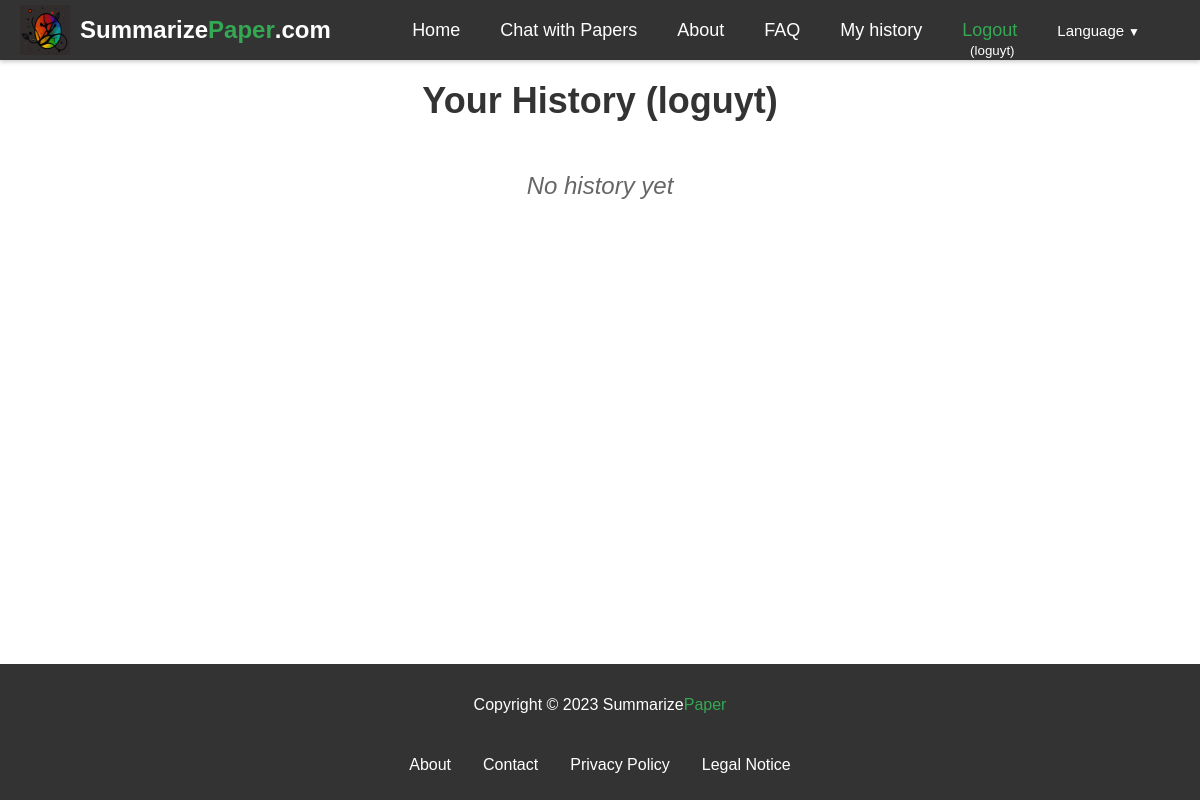
/history/ (signed in), run on an earlier commit of the app's database.
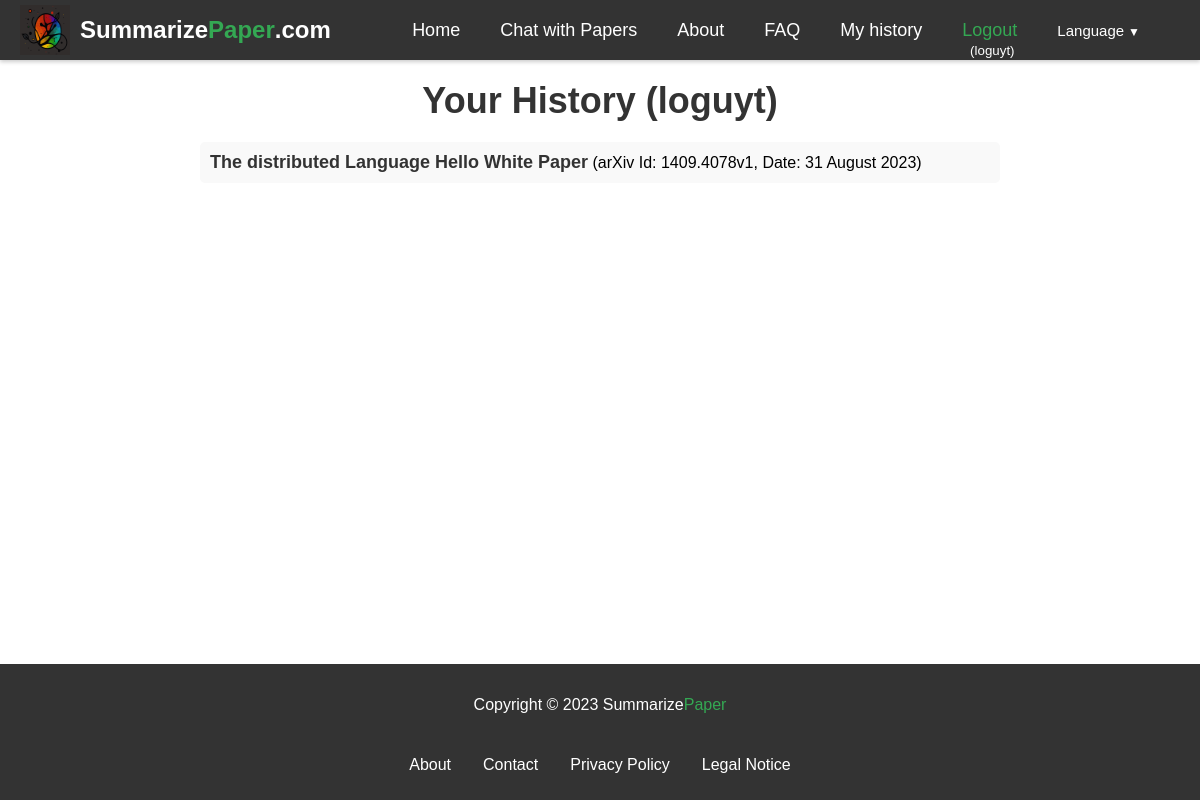
And on a later commit of the database.
### summarizer/models.py (models this page shows, shortened)
class ArxivPaper(models.Model):
    id = models.AutoField(primary_key=True)
    arxiv_id = models.CharField(max_length=20, unique=True)
    created = models.DateTimeField(auto_now_add=True)
    updated = models.DateTimeField(auto_now=True)
    title = models.CharField(max_length=400, blank=True, null=True)
    abstract = models.TextField(blank=True, null=True)
    authors = models.ManyToManyField(Author, blank=True, through='PaperAuthor')
    link_doi = models.URLField(blank=True, null=True)
    link_homepage = models.URLField(blank=True, null=True)
    published_arxiv = models.DateField(blank=True, null=True)
    journal_ref = models.CharField(max_length=200, blank=True, null=True)
    comments = models.TextField(blank=True, null=True)
    license = models.CharField(max_length=400, blank=True, null=True)
    category = models.CharField(max_length=50, blank=True, null=True)
    updated_arxiv = models.DateField(blank=True, null=True)
    closest_papers = models.ManyToManyField('self', through='PaperScore', symmetrical=False, related_name='closest_to')

class PaperHistory(models.Model):
    id = models.AutoField(primary_key=True)
    arxiv_id = models.CharField(max_length=20)
    created = models.DateTimeField(auto_now_add=True)
    user = models.ForeignKey(User,blank=True, null=True, on_delete=models.CASCADE)
    ip_address = models.TextField(blank=True, null=True)
    lang = models.CharField(max_length=10,default='en')
    def __str__(self):
        return self.arxiv_id#+' '+self.user.username

### summarizer/views.py (the view)
# urls.py: path("history/", views.history, name="history"),
def history(request):
    stuff_for_frontend={}
    paper_history=[]
    if request.user.is_authenticated:
        auth=True
        history=PaperHistory.objects.filter(user=request.user).order_by('-created')
        print('history',history)
        for h in history:
            arxiv_paper = ArxivPaper.objects.filter(arxiv_id=h.arxiv_id).first()
            paperdate = h.created#.strftime('%d/%m/%Y')
            if arxiv_paper:
                paper_history.append({'arxiv_id': h.arxiv_id, 'title': arxiv_paper.title, 'date': paperdate})
            else:
                paper_history.append({'arxiv_id': h.arxiv_id, 'date': paperdate})
    else:
        auth=False
    stuff_for_frontend.update({
        'auth':auth,
        'paper_history':paper_history
    })
    return render(request, "summarizer/history.html", stuff_for_frontend)

### templates/summarizer/history.html (shortened to what this page needs)
{% extends 'base.html' %}
{% load static %}
{% load i18n %}
{% get_current_language as LANGUAGE_CODE %}
{% block content %}
{% if auth %}
<div class="history">
    <h1 class="history-title">{% trans 'Your History' %} ({{ user.username }})</h1>
{% if paper_history %}
<ul class="history-list">
{% for h in paper_history %}
{% if h.title %}
  <li class="history-item"><a href="/{{LANGUAGE_CODE}}/arxiv-id/{{ h.arxiv_id }}" class="history-link">{{ h.title }}</a> (arXiv Id: {{ h.arxiv_id }}, Date: {{ h.date|date:"j F Y" }})</li>
{% else %}
  <li class="history-item">arXiv Id: <a href="/{{LANGUAGE_CODE}}/arxiv-id/{{ h.arxiv_id }}" class="history-link">{{ h.arxiv_id }}</a> (Date: {{ h.date }})</li>
{% endif %}
{% endfor %}
</ul>
{% else %}
<p class="history-message">No history yet</p>
{% endif %}
{% else %}
<p class="history-message">{% trans 'You cannot access this page.' %}</p>
{% endif %}
</div>
{% endblock %}

### templates/base.html (shortened to what this page needs)
{% load static %}
{% load i18n %}
{% load rosetta %}
{% get_current_language as LANGUAGE_CODE %}
<!DOCTYPE html>
<html lang="{{ LANGUAGE_CODE }}">
<head>
  <link rel="stylesheet" href="https://cdnjs.cloudflare.com/ajax/libs/font-awesome/5.15.1/css/all.min.css"
>
</head>
<body>
  <div class="main-content">
  <nav class="navbar">
    <div class="logo-container">
      <img src="{% static 'summarizer/images/logo.png' %}" alt="Summarize Paper logo">
      <a href="/{{LANGUAGE_CODE}}" class="logo"><span>Summarize</span><span>Paper</span>.com</a>
    </div>
    <ul class="nav-links">
      <li><a href="/{{LANGUAGE_CODE}}">{% trans 'Home' %}</a></li>
      <li><a href="/{{LANGUAGE_CODE}}/chat">{% trans 'Chat with Papers' %}</a></li>
      <li><a href="/{{LANGUAGE_CODE}}/about">{% trans 'About' %}</a></li>
      <li><a href="/{{LANGUAGE_CODE}}/faq">{% trans 'FAQ' %}</a></li>
      {% if request.user.is_authenticated %}
      <li><a href="/{{LANGUAGE_CODE}}/history">{% trans 'My history' %}</a></li>
      <li style="height: 15px; display: flex; align-items: center;">
        <div style="display: flex; flex-direction: column; align-items: center;height: 100%;">
          <a href="/{{LANGUAGE_CODE}}/logout" style="color:#34a853">{% trans 'Logout' %}</a>
          <span style="margin-left: 5px;"><small>({{ request.user.username }})</small></span>
        </div>
      </li>
      {% else %}
          <li><a href="/{{LANGUAGE_CODE}}/login" style="color:#34a853">{% trans 'Login' %}</a></li>
      {% endif %}
      <li>
        <div class="dropdown">
  <a class="dropdown-toggle" href="#" id="navbarDropdown" role="button" data-toggle="dropdown" aria-haspopup="true" aria-expanded="false">
    <small>{% trans 'Language' %}<span class="dropdown-arrow">&#9660;</span></small>
  </a>
    {% get_current_language as LANGUAGE_CODE %}
    {% get_available_languages as LANGUAGES %}
    {% get_language_info_list for LANGUAGES as languages %}
</div>
    </li>
    </ul>
  </nav>
  {% block content %}
  {% endblock %}
  </div>
  <footer>
    <div class="container">
      <p>Copyright © 2023 Summarize<span style="color:#34a853">Paper</span></p>
      <nav>
        <ul>
          <li><a href="/{{LANGUAGE_CODE}}/about">{% trans 'About' %}</a></li>
          <li><a href="/{{LANGUAGE_CODE}}/contact">{% trans 'Contact' %}</a></li>
          <li><a href="/{{LANGUAGE_CODE}}/privacy">{% trans 'Privacy Policy' %}</a></li>
          <li><a href="/{{LANGUAGE_CODE}}/legal-notice">{% trans 'Legal Notice' %}</a></li>
        </ul>
      </nav>
    </div>
  </footer>
</body>
</html>

### templates/summarizer/history.html (style rules this page uses)
.history { max-width: 800px; margin: 0 auto; padding: 20px; }
.history-title { font-size: 36px; font-weight: bold; text-align: center; margin: 0; margin-bottom:20px; padding: 0; color: #333; }
.history-list { list-style: none; margin: 0; padding: 0; }
.history-item { margin-bottom: 20px; padding: 10px 10px; background-color: #f9f9f9; border-radius: 5px; }
.history-link { color: #333; text-decoration: none; font-size: 18px; font-weight: bold; }

### templates/base.html (style rules this page uses)
.navbar { display: flex; justify-content: space-between; align-items: center; height: 60px; padding: 0 20px; background-color: #333; color: #fff; box-shadow: 0px 2px 4px rgba(0,0,0,0.2); }
.logo { font-size: 24px; font-weight: bold; text-decoration: none; color: #fff; display: flex; align-items: center; }
.logo span:nth-of-type(1) { color: white; }
.logo span:nth-of-type(2) { color: #34a853; }
.nav-links { display: flex; list-style: none; margin: 0; padding: 0; }
.nav-links li { margin: 0 20px; }
.nav-links a { font-size: 18px; color: #fff; text-decoration: none; }
footer { background-color: #333; color: #fff; padding: 1em; text-align: center; flex-shrink: 0; }
footer a { color: #fff; text-decoration: none; }
footer nav { display: inline-block; margin-top: 1em; }
footer ul { list-style: none; margin: 0; padding: 0; display: flex; justify-content: center; }
footer li { margin: 10px 1em; }
body { font-family: Arial, sans-serif; margin:0; display: flex; flex-direction: column; min-height: 100vh; }
.main-content { flex: 1; }
.dropdown { position: relative; display: inline-block; margin-right:20px; }
.dropdown-arrow { margin-left: 0.25rem; font-size: 0.75rem; }
.logo-container { display: flex; align-items: center; }
.logo-container img { width: 50px; height: 50px; margin-right: 10px; }

What changed in the data, as far as the page shows it:
added ArxivPaper: title "The distributed Language Hello White Paper"
added PaperHistory: arxiv_id "1409.4078v1", date "31 August 2023"
Also different on the page:
new list line: "(arXiv Id: , Date: )"
text no longer shown: "No history yet"
